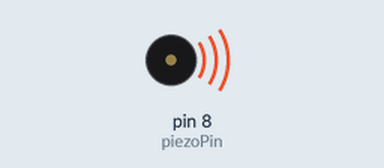
A sketch run on a simulated Arduino Uno, built with avr-gcc and run on an emulated ATmega328P. Shown: buzzer (waves = sounding).

Above: at 0.2 s.
Timing chart, 0 to 3.0 s (numbered marks = the images above):
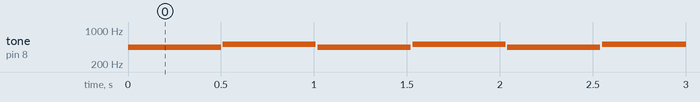

Measured:
- by itself, tone on pin 8 (piezoPin): repeats every 1.0 s: silent 0.01 s, 512 Hz 0.50 s, silent 0.01 s, 440 Hz 0.50 s

The sketch:

serial_test.ino
```cpp
//A sketch to demonstrate the tone() function

//Specify digital pin on the Arduino that the positive lead of piezo buzzer is attached.
int piezoPin = 8;

void setup() {

}//close setup

void loop() {

  /*Tone needs 2 arguments, but can take three
    1) Pin#
    2) Frequency - this is in hertz (cycles per second) which determines the pitch of the noise made
    3) Duration - how long teh tone plays
  */
  tone(piezoPin, 440, 500);
  delay(510);
  tone(piezoPin, 512, 500);

  //tone(piezoPin, 1000, 500);
  delay(510);

}
```
